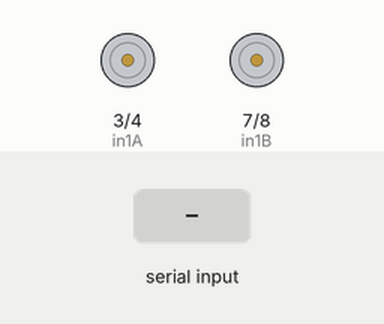
The sketch below on a simulated Arduino Uno, built with avr-gcc and run on an emulated ATmega328P. Parts: motor-driver pin pairs drawn as motors (green arrow = first pin HIGH = forward, orange = second pin HIGH = backward, longer = more drive, scaled by the enable pin). Inputs (shaded band) come from the test bench. What the sketch prints to the serial monitor is not drawn.

Above: at 1.2 s.
1.3 s: "1\n" received over Serial
At 2.0 s:
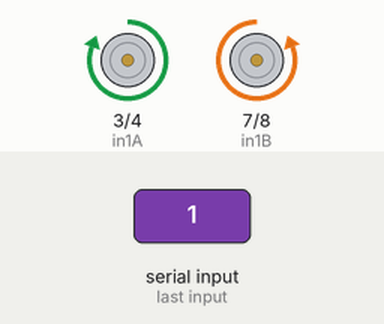
3.9 s: "2\n" received over Serial
At 4.8 s:
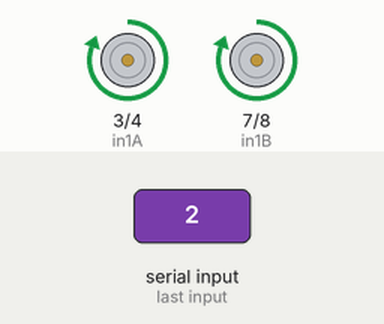
6.5 s: "3\n" received over Serial
At 7.2 s:
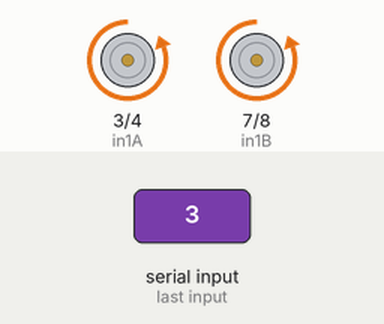
9.1 s: "4\n" received over Serial
At 10.0 s:
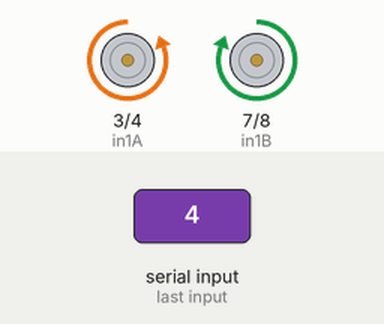
Timing chart, 0 to 12.1 s (numbered marks = the images above; inputs shaded):
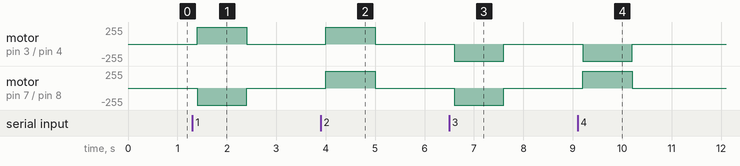

The sketch:

cpt.ino
```cpp
// Motor 1
int pwmB = 6;
int in1B = 7;
int in2B = 8;
int pwmA = 5;
int in1A = 3;
int in2A = 4;
int motorspeed = 0;
int usernum = 0;

void setup()

{

  // Set all the motor control pins to outputs
  pinMode(pwmB, OUTPUT);
  pinMode(in1B, OUTPUT);
  pinMode(in2B, OUTPUT);
  pinMode(pwmA, OUTPUT);
  pinMode(in1A, OUTPUT);
  pinMode(in2A, OUTPUT);
  Serial.begin(9600);
  Serial.println("Choose a number between 1-9");
}

void loop() {
  motorspeed = 255;
  analogWrite(pwmA, motorspeed);
  analogWrite(pwmB, motorspeed);
  while (Serial.available()) {
    usernum = Serial.parseInt();

    if (usernum == 1)  //FIRST FORWARD
    {
      forward();
    }


    else if (usernum == 2)  //FIRST FORWARD
    {
      right();
    }


   else if (usernum == 3)  //FIRST FORWARD
    {
      left();
    }


   else if (usernum == 4)  //FIRST FORWARD
    {
      backward();
    }


   else  //FIRST FORWARD
    {
      stop();
    }
  }
  delay(100);
}

void forward() {

  digitalWrite(in2A, LOW);
  digitalWrite(in1A, HIGH);
  digitalWrite(in2B, HIGH);
  digitalWrite(in1B, LOW);
}

void left() {
  digitalWrite(in2A, HIGH);
  digitalWrite(in1A, LOW);
  digitalWrite(in2B, HIGH);
  digitalWrite(in1B, LOW);
}

void right() {
  digitalWrite(in2A, LOW);
  digitalWrite(in1A, HIGH);
  digitalWrite(in2B, LOW);
  digitalWrite(in1B, HIGH);
}

void backward() {
  digitalWrite(in2A, HIGH);
  digitalWrite(in1A, LOW);
  digitalWrite(in2B, LOW);
  digitalWrite(in1B, HIGH);
}

void stop() {

  digitalWrite(in2A, LOW);
  digitalWrite(in1A, LOW);
  digitalWrite(in2B, LOW);
  digitalWrite(in1B, LOW);
}
```

Measured:
- after the input at 1.3 s, motor on pin 3 (in1A) / pin 4 (in2A): stopped → forward 255/255 after 0.10 s, → stopped 1.0 s later; motor on pin 7 (in1B) / pin 8 (in2B): stopped → backward 255/255 after 0.10 s, → stopped 1.0 s later
- after the input at 3.9 s, motor on pin 3 (in1A) / pin 4 (in2A), motor on pin 7 (in1B) / pin 8 (in2B): stopped → forward 255/255 after 0.10 s, → stopped 1.0 s later
- after the input at 6.5 s, motor on pin 3 (in1A) / pin 4 (in2A), motor on pin 7 (in1B) / pin 8 (in2B): stopped → backward 255/255 after 0.10 s, → stopped 1.0 s later
- after the input at 9.1 s, motor on pin 3 (in1A) / pin 4 (in2A): stopped → backward 255/255 after 0.10 s, → stopped 1.0 s later; motor on pin 7 (in1B) / pin 8 (in2B): stopped → forward 255/255 after 0.10 s, → stopped 1.0 s later
